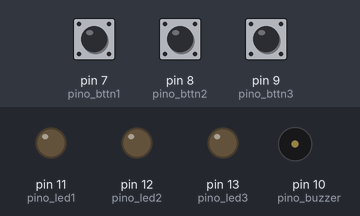
Simulated run of this sketch. Board: Arduino Uno, built with avr-gcc and run on an emulated ATmega328P. Shown: output pins drawn as LEDs (lit = HIGH), buzzer (waves = sounding). Inputs (shaded band) come from the test bench; at power-on: pin 7 (pino_bttn1) HIGH, pin 8 (pino_bttn2) HIGH, pin 9 (pino_bttn3) HIGH.

Above: at 1.2 s.
1.3 s: pin 7 (pino_bttn1) pulled LOW for 0.15 s
At 1.37 s:
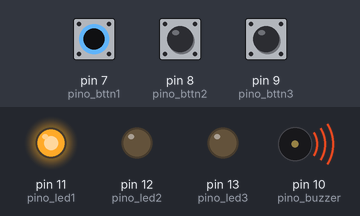
2.9 s: pin 8 (pino_bttn2) pulled LOW for 0.15 s
At 2.97 s:
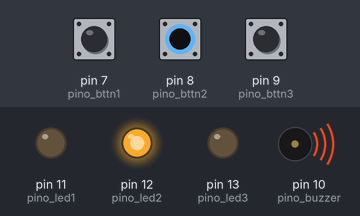
4.5 s: pin 9 (pino_bttn3) pulled LOW for 0.15 s
At 4.57 s:
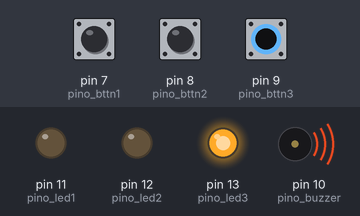
6.1 s: pin 9 (pino_bttn3) pulled LOW for 3.2 s
At 10.1 s:
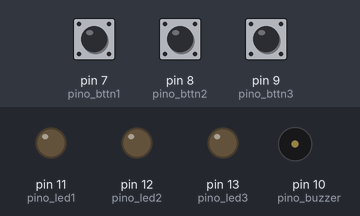
10.8 s: pin 7 (pino_bttn1) pulled LOW for 3.2 s
At 11.3 s:
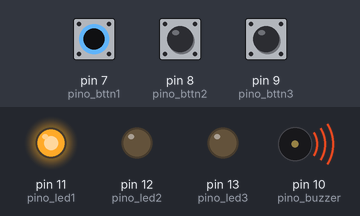
Timing chart, 0 to 15.5 s (numbered marks = the images above; inputs shaded):
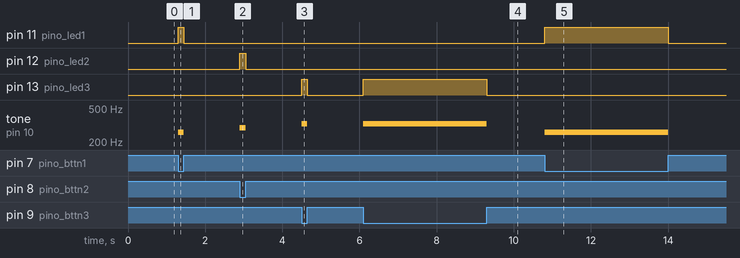

The sketch:

piano_with_leds.ino
```cpp
//Vairáveis de conexão
const int pino_bttn1 = 7;
const int pino_bttn2 = 8;
const int pino_bttn3 = 9;
const int pino_buzzer = 10;
const int pino_led1 = 11;
const int pino_led2 = 12;
const int pino_led3 = 13;

//Variáveis referentes à frequência de cada nota
const int c = 261; //Dó
const int d = 293; //Ré
const int e = 329; //Mi
const int f = 349; //Fá
const int g = 391; //Sol
const int a = 440; //Lá
const int b = 493; //Si

void setup() {
  //Configurando o tipo de dado de cada pino
  pinMode(pino_bttn1, INPUT_PULLUP);
  pinMode(pino_bttn2, INPUT_PULLUP);
  pinMode(pino_bttn3, INPUT_PULLUP);
  pinMode(pino_buzzer, OUTPUT);
  pinMode(pino_led1, OUTPUT);
  pinMode(pino_led2, OUTPUT);
  pinMode(pino_led3, OUTPUT);
}

void loop() {
  //Armazena em uma variável booleana o estado de cada botão.
  bool estado_bttn1 = digitalRead(pino_bttn1);
  bool estado_bttn2 = digitalRead(pino_bttn2);
  bool estado_bttn3 = digitalRead(pino_bttn3);

  if (estado_bttn1 == LOW) {
    tone(pino_buzzer, c); //Toca a nota Dó
    digitalWrite(pino_led1, HIGH);
    digitalWrite(pino_led2, LOW);
    digitalWrite(pino_led3, LOW);
  }
  else if (estado_bttn2 == LOW) {
    tone(pino_buzzer, d); //Toca a nota Ré
    digitalWrite(pino_led1, LOW);
    digitalWrite(pino_led2, HIGH);
    digitalWrite(pino_led3, LOW);
  }
  else if (estado_bttn3 == LOW) {
    tone(pino_buzzer, e); //Toca a nota Mi
    digitalWrite(pino_led1, LOW);
    digitalWrite(pino_led2, LOW);
    digitalWrite(pino_led3, HIGH);
  }
  else {
    noTone(pino_buzzer); //Desliga o buzzer
    digitalWrite(pino_led1, LOW);
    digitalWrite(pino_led2, LOW);
    digitalWrite(pino_led3, LOW);
  }
}
```

Measured:
- after the input at 1.3 s, pin 11 (pino_led1): LOW → HIGH at once, → LOW 0.15 s later; tone on pin 10 (pino_buzzer): silent → 261 Hz at once, → silent 0.15 s later
- after the input at 2.9 s, pin 12 (pino_led2): LOW → HIGH at once, → LOW 0.15 s later; tone on pin 10 (pino_buzzer): silent → 293 Hz at once, → silent 0.15 s later
- after the input at 4.5 s, pin 13 (pino_led3): LOW → HIGH at once, → LOW 0.15 s later; tone on pin 10 (pino_buzzer): silent → 329 Hz at once, → silent 0.15 s later
- after the input at 6.1 s, pin 13 (pino_led3): LOW → HIGH at once, → LOW 3.2 s later; tone on pin 10 (pino_buzzer): silent → 329 Hz at once, → silent 3.2 s later
- after the input at 10.8 s, pin 11 (pino_led1): LOW → HIGH at once, → LOW 3.2 s later; tone on pin 10 (pino_buzzer): silent → 261 Hz at once, → silent 3.2 s later
